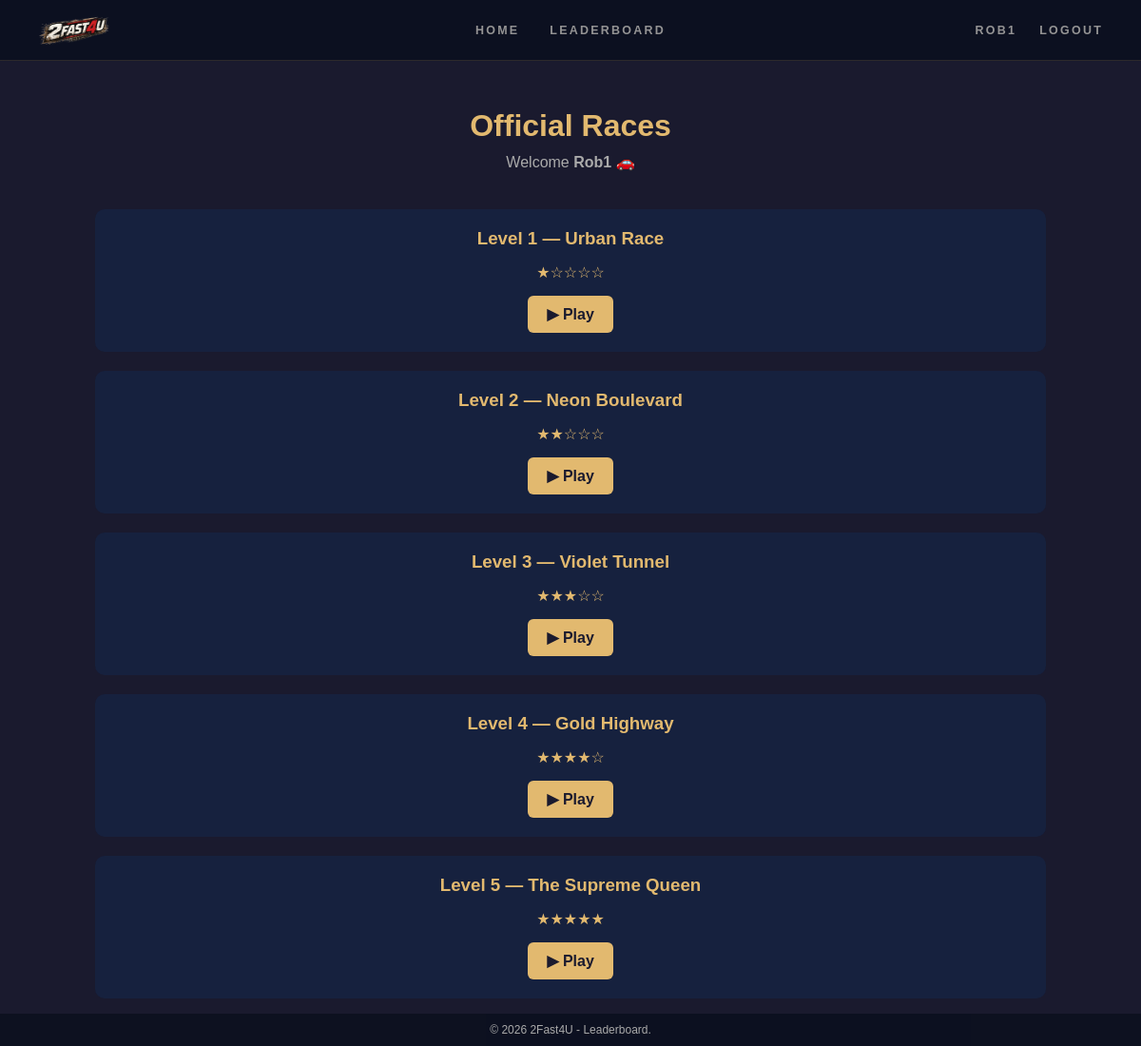
Page /pages/levels.php (signed in) on the committed database.
### tables this page shows
CREATE TABLE `niveau_cree` (
  `ID` int(11) NOT NULL,
  `Taille` int(11) NOT NULL,
  `Nombre_coups` int(11) NOT NULL DEFAULT '0',
  `Difficulte` int(11) NOT NULL DEFAULT '1',
  `grille` text,
  `Nom_du_niveau` text,
  `ID_Utilisateur` int(11) DEFAULT NULL,
  `code` varchar(10) DEFAULT NULL
);

### pages/levels.php (the view, shortened to what this page needs)
<?php
require_once '../includes/db.php';
$niveaux = $pdo->query("SELECT * FROM niveau_cree ORDER BY Difficulte ASC")->fetchAll();
$pseudo = $_SESSION['pseudo'] ?? 'Pilote invité';
function afficherEtoiles(int $niveau): string {
    return str_repeat('★', $niveau) . str_repeat('☆', 5 - $niveau);
}
?>
<!DOCTYPE html>
<html lang="fr">
<head>
    <link rel="stylesheet" href="../css/levels.css">
    <link rel="stylesheet" href="../css/style.css">
</head>
<body>
    <header>
            <a href="index.php" class="logo">
                <img src="../media/2fast.png" alt="2Fast4U" style="height: 40px;">
            </a>
        <nav>
            <a href="index.php">Home</a>
            <a href="leaderboard.php">Leaderboard</a>
        </nav>
        <div class="nav-right">
            <?php if (isset($_SESSION['pseudo'])): ?>
                <a href="profile.php"><?= htmlspecialchars($_SESSION['pseudo']) ?></a>
                <a href="logout.php">Logout</a>
            <?php else: ?>
                <a href="login.php">Login</a>
                <a href="register.php">Register</a>
            <?php endif; ?>
        </div>
    </header>
<section class="hero">
    <h2>Official Races</h2>
    <p>Welcome <strong><?= htmlspecialchars($pseudo) ?></strong> 🚗</p>
</section>
<section class="levels-container">
<?php foreach ($niveaux as $i => $niveau):
    $isLocked = in_array($niveau['ID'], $_SESSION['locked_levels'] ?? []);
?>
<div class="card <?= $isLocked ? 'locked' : '' ?>">
    <h3>Level <?= $i + 1 ?> — <?= htmlspecialchars($niveau['Nom_du_niveau']) ?></h3>
    <p class="difficulty"><?= afficherEtoiles($niveau['Difficulte']) ?></p>
    <?php if ($isLocked): ?>
        <span class="btn btn-lock">🔒 Locked</span>
    <?php else: ?>
        <a class="btn" href="game.php?type=fixed&id=<?= $i ?>">▶ Play</a>
    <?php endif; ?>
</div>
<?php endforeach; ?>
</section>
        <footer>
            © <?= date('Y') ?> 2Fast4U - Leaderboard.
        </footer>
</body>
</html>

### css/levels.css (style rules this page uses)
* { margin:0; padding:0; box-sizing:border-box; }
.hero { text-align:center; padding:50px 20px 30px; }
.hero h2 { font-size:32px; color:#e2b96f; margin-bottom:10px; }
.hero p { color:#aaa; margin-bottom:10px; }
.levels-container { width:90%; max-width:1000px; margin:0 auto 50px; display:grid; gap:20px; }
.card { background:#16213e; padding:20px; border-radius:10px; text-align:center; }
.card h3 { color:#e2b96f; margin-bottom:15px; }
.difficulty { color:#e2b96f; margin-bottom:15px; }
.btn { display:inline-block; background:#e2b96f; color:#1a1a2e; padding:10px 20px; border-radius:6px; text-decoration:none; font-weight:bold; }

### css/style.css (style rules this page uses)
* { margin: 0; padding: 0; box-sizing: border-box; }
body { display: flex; flex-direction: column; min-height: 100vh; font-family: Arial, sans-serif; color: #eee; background-color: #1a1a2e; background-image: url('../media/background.png'); background-size: cover; background-position: center; background-repeat: no-repeat; background-attachment: fixed; overflow-y: auto; }
header { background: rgba(10, 15, 30, 0.82); backdrop-filter: blur(10px); padding: 0 40px; height: 64px; display: grid; grid-template-columns: 1fr auto 1fr; align-items: center; border-bottom: 1px solid rgba(226, 185, 111, 0.15); position: sticky; top: 0; z-index: 10; }
nav { display: flex; align-items: center; gap: 2rem; justify-content: center; }
.nav-right { display: flex; justify-content: flex-end; align-items: center; gap: 1.5rem; }
.nav-right a { color: rgba(240, 236, 227, 0.6); text-decoration: none; font-size: 0.78rem; font-weight: 600; letter-spacing: 0.18em; text-transform: uppercase; transition: color 0.2s; position: relative; }
nav a { color: rgba(240, 236, 227, 0.6); text-decoration: none; font-size: 0.78rem; font-weight: 600; letter-spacing: 0.18em; text-transform: uppercase; margin-left: 0; transition: color 0.2s; position: relative; }
nav a::after , .nav-right a::after { content: ''; position: absolute; bottom: -4px; left: 0; width: 0; height: 1px; background: #e2b96f; transition: width 0.25s; }
footer { position: fixed; bottom: 0; left: 0; right: 0; padding: 10px; background: rgba(10, 15, 30, 0.82); color: #aaa; text-align: center; font-size: 0.75rem; z-index: 5; }
.logo { display: flex; align-items: center; text-decoration: none; }

### rows in the picture
niveau_cree: Nom_du_niveau "Urban Race", Difficulte "★☆☆☆☆"
niveau_cree: Nom_du_niveau "Neon Boulevard", Difficulte "★★☆☆☆"
niveau_cree: Nom_du_niveau "Violet Tunnel", Difficulte "★★★☆☆"
niveau_cree: Nom_du_niveau "Gold Highway", Difficulte "★★★★☆"
niveau_cree: Nom_du_niveau "The Supreme Queen", Difficulte "★★★★★"

### other values in the picture
$_SESSION['pseudo'] "ROB1"
$pseudo "Rob1"
